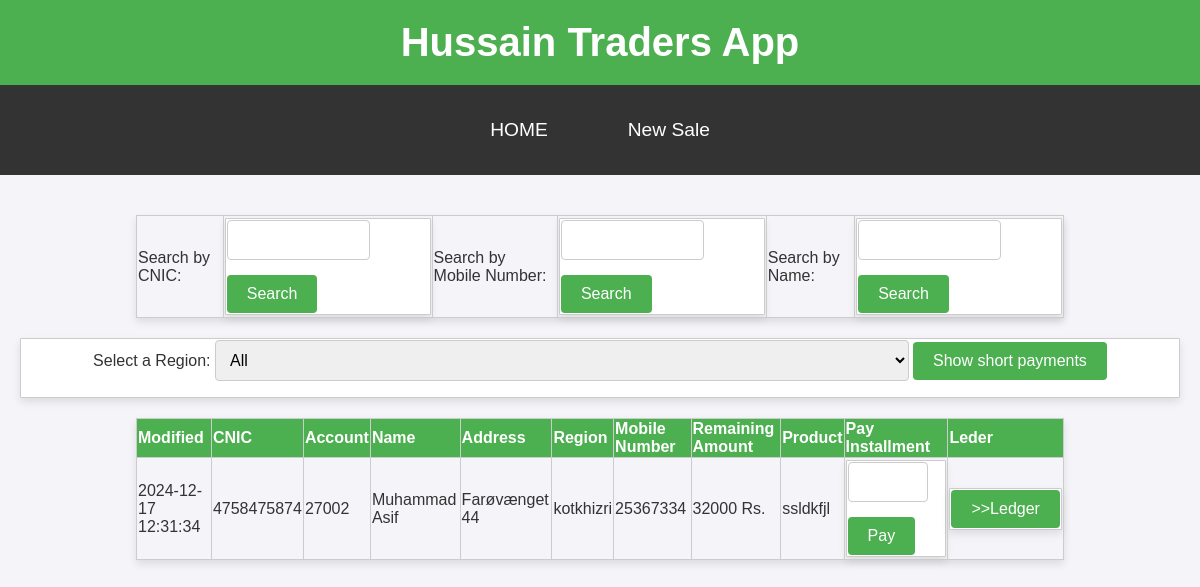
The page /listcust on the database as committed earlier.
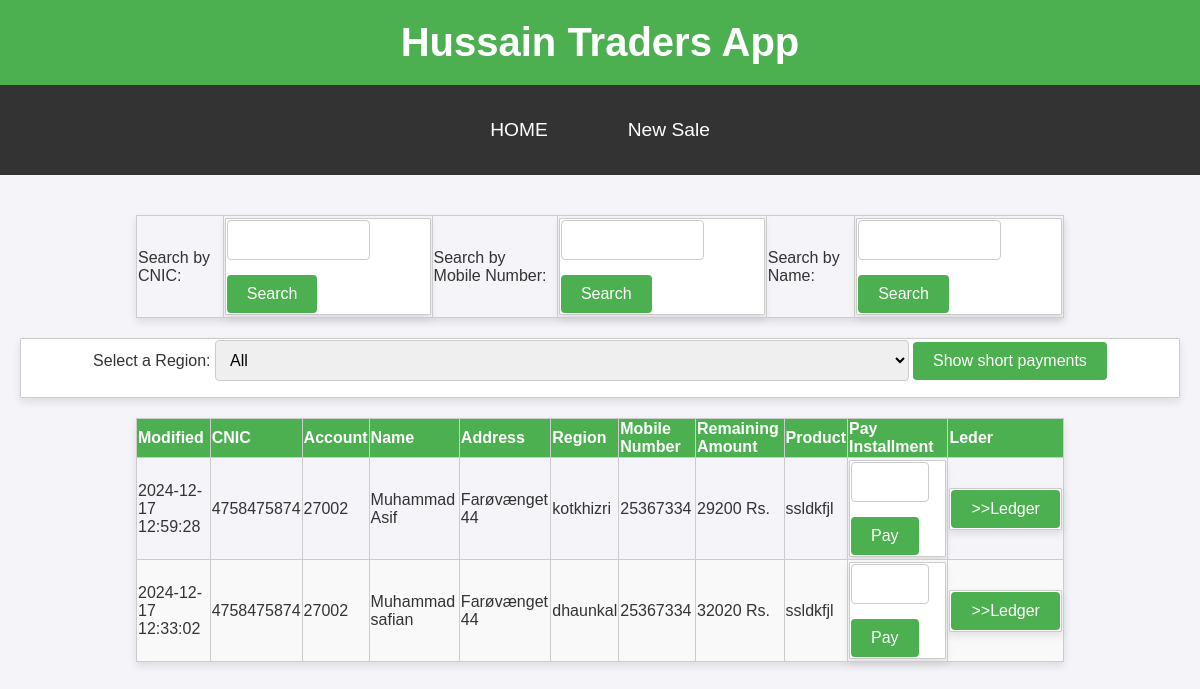
The same page on the database as committed later.
### tables this page shows
CREATE TABLE installments (id INTEGER primary key AUTOINCREMENT, customer_id INTEGER, product TEXT, advance INTEGER, sale_price INTEGER, agreed_installment INTEGER, remaining_amount INTEGER, modified DATETIME DEFAULT CURRENT_TIMESTAMP, FOREIGN KEY (customer_id) REFERENCES customers(id));

CREATE TABLE customers (id INTEGER primary key AUTOINCREMENT, name TEXT, father_name TEXT, account_number TEXT, addr TEXT, cnic TEXT, product TEXT, mobile_number TEXT, guarantor1 TEXT, guarantor2 TEXT, created DATETIME DEFAULT CURRENT_TIMESTAMP, region TEXT);

### app.py (the view)
@app.route('/listcust')
def listcust():
   msg = ""
   return fetchAllInstallments(msg)

### app.py (called while the page is built)
def fetchAllInstallments(msg):
   con = sql.connect("ht.db")
   con.row_factory = sql.Row
   cur = con.cursor()
   cur.execute("select * from installments Inner join customers on installments.customer_id = customers.id ORDER BY MODIFIED DESC LIMIT 100")
   customers = cur.fetchall()
   cur.execute("SELECT name, value FROM regions")
   regions = cur.fetchall()
   return render_template("listcust.html", customers=customers, regions=regions, msg=msg)

### templates/listcust.html (shortened to what this page needs)
<!DOCTYPE html>
<html lang="en">
<head>
    <link rel="stylesheet" href="{{ url_for('static', filename='styles.css') }}">
</head>
<body>
   <header>
      <h1>Hussain Traders App</h1>
  </header>
  <nav>
    <a href="/listcust">HOME</a>
    <a href="/addcust">New Sale</a>
</nav>
    <main>
        <table>
            <tr>
                <td>
                    Search by CNIC:
                </td>
                <td>
                    <form action="{{ url_for('searchcnic') }}" method="POST">
                    <input type="text" id="searchcnic" name="cnic">
                    <input type="submit" value="Search"/>
                    </form>
                </td>
                <td>
                    Search by Mobile Number:
                </td>
                <td>
                    <form action="{{ url_for('searchmobile') }}" method="POST">
                    <input type="text" id="searchmobile" name="mobile">
                    <input type="submit" value="Search"/>
                    </form>
                </td>
                <td>
                    Search by Name:
                </td>
                <td>
                    <form action="{{ url_for('searchname') }}" method="POST">
                        <input type="text" id="searchname" name="name">
                        <input type="submit" value="Search"/>
                        </form>
                </td>
            </tr>
        </table>
        <form action="{{ url_for('short_installments') }}" method="POST">
            <label for="region">Select a Region:</label>
            <select id="region" name="region">
                <option value="all">All</option>
            </select>
            <input type="submit" value="Show short payments"/>
        </form>
        <table>
            <thead>
                <tr>
                    <th>Modified</th>
                    <th>CNIC</th>
                    <th>Account</th>
                    <th>Name</th>
                    <th>Address</th>
                    <th>Region</th>
                    <th>Mobile Number</th>
                    <th>Remaining Amount</th>
                    <th>Product</th>
                    <th>Pay Installment</th>
                    <th>Leder</th>
                </tr>
            </thead>
            <tbody>
                {% for row in customers %}
                <tr>
                    <td>{{ row["modified"] }}</td>
                    <td>{{ row["cnic"] }}</td>
                    <td>{{ row["account_number"] }}</td>
                    <td>{{ row["name"] }}</td>
                    <td>{{ row["addr"] }}</td>
                    <td>{{ row["region"] }}</td>
                    <td>{{ row["mobile_number"] }}</td>
                    <td>{{ row["remaining_amount"] }} Rs.</td>
                    <td>{{ row["product"] }}</td>
                    <td>
                        <form action="{{ url_for('pay_installment') }}" method="POST">
                            <input type="text" id="amount_{{ row['customer.id'] }}" name="amount">
                            <input type="submit" value="Pay"/>
                        </form>
                    </td>
                    <td>
                        <form action="{{ url_for('ledger') }}" method="POST">
                            <input type="submit" value=">>Ledger"/></div>
                        </form>
                    </td>
                </tr>
                {% endfor %}
            </tbody>
        </table>
    </main>
</body>
</html>

### static/styles.css (style rules this page uses)
body { font-family: Arial, sans-serif; margin: 0; padding: 0; background-color: #f4f4f9; color: #333; }
header { background-color: #4CAF50; color: white; padding: 20px 10px; text-align: center; }
header h1 { margin: 0; font-size: 2.5em; }
nav { background-color: #333; overflow: hidden; display: flex; justify-content: center; }
nav a { color: white; padding: 14px 20px; text-decoration: none; display: block; text-align: center; transition: background-color 0.3s; }
main { padding: 20px; text-align: center; }
form { background-color: #ffffff; border: 1px solid #ccc; border-radius: 1px; padding: 1px; margin: 1px auto; max-width: auto; box-shadow: 0 4px 8px rgba(0, 0, 0, 0.1); }
form input[type="text"], form textarea { width: 60%; padding: 10px; margin-bottom: 15px; border: 1px solid #ccc; border-radius: 4px; font-size: 1em; }
form select { width: 60%; padding: 10px; margin-bottom: 15px; border: 1px solid #ccc; border-radius: 4px; font-size: 1em; }
form input[type="submit"] { background-color: #4CAF50; color: white; border: none; padding: 10px 20px; border-radius: 4px; cursor: pointer; font-size: 1em; }
table { width: 80%; margin: 20px auto; border-collapse: collapse; text-align: left; box-shadow: 0 4px 8px rgba(0, 0, 0, 0.1); }
table thead { background-color: #4CAF50; color: white; }
table th, table td { padding: 1px; border: 1px solid #ccc; }
table tr:nth-child(even) { background-color: #f9f9f9; }
a { text-decoration: none; color: #4CAF50; display: inline-block; margin: 20px; font-size: 1.2em; }

Rows that differ between the two databases and show on the page:
changed installments "Muhammad Asif": modified "2024-12-17 12:31:34" → "2024-12-17 12:59:28"; remaining_amount "32000" → "29200"
added installments: modified "2024-12-17 12:33:02", cnic "4758475874", account_number "27002", name "Muhammad safian", addr "Farøvænget 44", region "dhaunkal", mobile_number "25367334", remaining_amount "32020", product "ssldkfjl"
